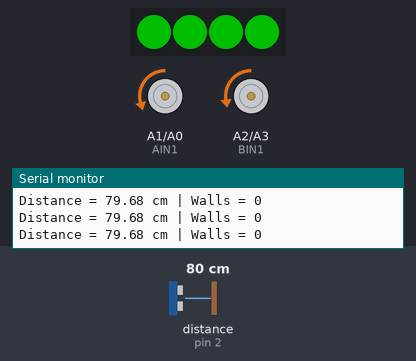
Recording of a sketch running on a simulated Arduino Uno, built with avr-gcc and run on an emulated ATmega328P. Parts: 4 RGB LEDs in strip order, left to right, motor-driver pin pairs drawn as motors (green arrow = first pin HIGH = forward, orange = second pin HIGH = backward, longer = more drive, scaled by the enable pin), the last lines printed to the serial monitor. Wiring (inferred from the names in the program): ultrasonic range finder: trigger pin 3; echo pin 2; PCF8574 port expander at I2C address 0x20. Inputs (shaded band) come from the test bench; at power-on: distance to the obstacle (sensor on pin 2) 80 cm. The echo pulse lasts 58.3 µs per cm; dim RGB values are drawn brighter than linear.

Above: at 2.2 s.
2.3 s: distance to the obstacle (sensor on pin 2) set to 12 cm
At 3.5 s:
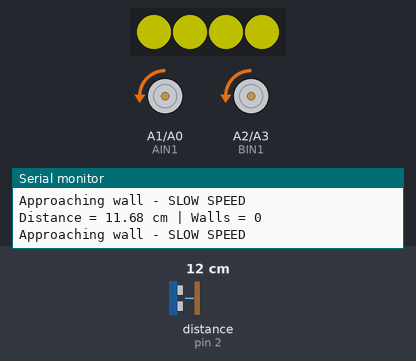
3.8 s: distance to the obstacle (sensor on pin 2) set to 9 cm
At 4.9 s:
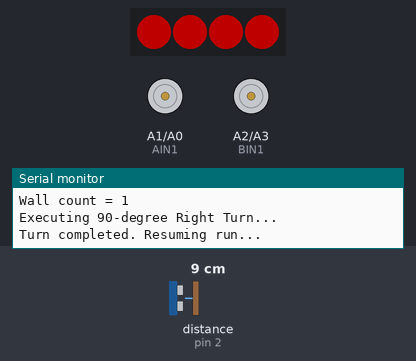
6.8 s: distance to the obstacle (sensor on pin 2) set to 60 cm
At 8.5 s:
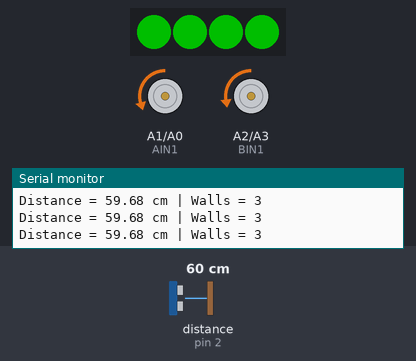
Timing chart, 0 to 10.0 s (numbered marks = the images above; inputs shaded):
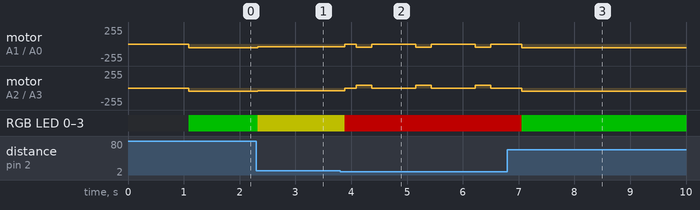

Measured:
- the behaviour switches between 11 and 10 cm on distance to the obstacle (sensor on pin 2) (found by bisection; images 1 and 2)
- after the input at 2.3 s, motor on A1 (AIN1) / A0 (AIN2): backward 59/255 → backward 40/255 at once; motor on A2 (BIN1) / A3 (BIN2): backward 52/255 → backward 40/255 at once; RGB LED 0–3: RGB(0, 80, 0) → RGB(80, 80, 0) at once
- after the input at 3.8 s, motor on A1 (AIN1) / A0 (AIN2): backward 40/255 → stopped after 0.09 s, then repeats every 1.1 s: backward 45/255 0.28 s, stopped 0.79 s; motor on A2 (BIN1) / A3 (BIN2): backward 40/255 → stopped after 0.09 s, then repeats every 1.1 s: forward 45/255 0.28 s, stopped 0.79 s
- after the input at 6.8 s, motor on A1 (AIN1) / A0 (AIN2): stopped → backward 59/255 after 0.25 s; motor on A2 (BIN1) / A3 (BIN2): stopped → backward 52/255 after 0.26 s; RGB LED 0–3: RGB(80, 0, 0) → RGB(0, 80, 0) after 0.26 s

The sketch:

GradedActivty1.ino
```cpp
#include <Wire.h>
#include <Adafruit_NeoPixel.h>

// ============================================================
//                 ALPHABOT2-AR WEEK 5 - BUMPER CARS
// ============================================================

// --- MOTOR PINS ---
const int PWMA = 6;
const int AIN2 = A0;
const int AIN1 = A1;

const int PWMB = 5;
const int BIN1 = A2;
const int BIN2 = A3;

// --- ULTRASONIC SENSOR ---
const int TRIG_PIN = 3;
const int ECHO_PIN = 2;

// --- RGB LED (WS2812B) ---
const int RGB_PIN = 7;
const int NUM_LEDS = 4;

Adafruit_NeoPixel leds(NUM_LEDS, RGB_PIN, NEO_GRB + NEO_KHZ800);

// --- BUZZER (I2C PCF8574) ---
const byte PCF8574_ADDRESS = 0x20;
const byte BUZZER_BIT = 5;

// --- SPEED SETTINGS ---
const int LEFT_SPEED  = 59;
const int RIGHT_SPEED = 52;
const int SLOW_SPEED  = 40;

// Lowered slightly to provide precise control during turns
const int TURN_SPEED  = 45;

// --- TURN SETTINGS ---
// Reduce this value by 10-20 ms if it still over-rotates (e.g., 290)
const int TURN_90_MS = 280;
const int MAX_TURNS  = 3;

// --- DISTANCE SETTINGS ---
const float WALL_DISTANCE     = 10.0;
const float APPROACH_DISTANCE = 30.0;
const float CLEAR_DISTANCE    = 15.0;

// --- GLOBAL VARIABLES ---
int wallCount = 0;

void setup() {
  Serial.begin(9600);

  // Motor Pins Setup
  pinMode(PWMA, OUTPUT);
  pinMode(AIN1, OUTPUT);
  pinMode(AIN2, OUTPUT);
  pinMode(PWMB, OUTPUT);
  pinMode(BIN1, OUTPUT);
  pinMode(BIN2, OUTPUT);

  // Ultrasonic Pins Setup
  pinMode(TRIG_PIN, OUTPUT);
  pinMode(ECHO_PIN, INPUT);
  digitalWrite(TRIG_PIN, LOW);

  // LED Setup
  leds.begin();
  leds.setBrightness(80);
  setLEDColor(0, 0, 0);

  // I2C & Buzzer Setup
  Wire.begin();
  buzzerOff();

  stopMotors();
  delay(1000);

  Serial.println("==============================");
  Serial.println(" ALPHABOT2-AR WEEK 5: BUMPER CARS");
  Serial.println(" Robot Ready!");
  Serial.println("==============================");
}

void loop() {
  float distance = readDistance();

  Serial.print("Distance = ");
  Serial.print(distance);
  Serial.print(" cm | Walls = ");
  Serial.println(wallCount);

  // ==========================================================
  // CASE 1: DISTANCE > 30 CM (GREEN LED - DRIVE FORWARD)
  // ==========================================================
  if (distance > APPROACH_DISTANCE) {
    setLEDColor(0, 255, 0); // Green
    driveForward(LEFT_SPEED, RIGHT_SPEED);
  }

  // ==========================================================
  // CASE 2: 10 CM < DISTANCE <= 30 CM (YELLOW LED - WALL APPROACHING)
  // ==========================================================
  else if (distance > WALL_DISTANCE) {
    setLEDColor(255, 255, 0); // Yellow

    if (distance <= CLEAR_DISTANCE) {
      driveForward(SLOW_SPEED, SLOW_SPEED);
      Serial.println("Approaching wall - SLOW SPEED");
    } else {
      driveForward(LEFT_SPEED, RIGHT_SPEED);
    }
  }

  // ==========================================================
  // CASE 3: DISTANCE <= 10 CM (RED LED - WALL REACHED)
  // ==========================================================
  else {
    Serial.println("\n***********************\n  WALL DETECTED\n***********************");

    setLEDColor(255, 0, 0); // Red

    // 1. ACTIVE BRAKE: Fully halt robot momentum before turning
    stopMotors();
    delay(200);

    wallCount++;
    Serial.print("Wall count = ");
    Serial.println(wallCount);

    // --- WALLS 1, 2, AND 3: TURN 90 DEGREES RIGHT ---
    if (wallCount <= MAX_TURNS) {
      Serial.println("Executing 90-degree Right Turn...");

      turnRight(TURN_SPEED);
      delay(TURN_90_MS);

      stopMotors();

      // 2. TURN COOLDOWN: Prevent sensor from double-detecting the same wall
      delay(500);

      Serial.println("Turn completed. Resuming run...\n");
    }
    // --- WALL 4: STOP & BEEP 3 SECONDS (END OF RUN) ---
    else {
      Serial.println("\n==============================\n 4TH WALL - RUN COMPLETE\n==============================");

      stopMotors();
      setLEDColor(255, 0, 0);

      // Sound Buzzer for 3 seconds
      Serial.println("BUZZER ON");
      buzzerOn();
      delay(3000);
      buzzerOff();
      Serial.println("BUZZER OFF");

      // Permanently end execution
      while (true) {
        stopMotors();
        delay(500);
      }
    }
  }

  delay(50);
}

// ============================================================
//                  HARDWARE HELPER FUNCTIONS
// ============================================================

float readDistance() {
  digitalWrite(TRIG_PIN, LOW);
  delayMicroseconds(2);
  digitalWrite(TRIG_PIN, HIGH);
  delayMicroseconds(10);
  digitalWrite(TRIG_PIN, LOW);

  long duration = pulseIn(ECHO_PIN, HIGH, 30000);
  if (duration == 0) return 400.0;

  return (duration * 0.0343) / 2.0;
}

void driveForward(int leftSpeed, int rightSpeed) {
  digitalWrite(AIN1, LOW);
  digitalWrite(AIN2, HIGH);
  digitalWrite(BIN1, LOW);
  digitalWrite(BIN2, HIGH);

  analogWrite(PWMA, leftSpeed);
  analogWrite(PWMB, rightSpeed);
}

void turnRight(int speed) {
  digitalWrite(AIN1, LOW);
  digitalWrite(AIN2, HIGH);
  digitalWrite(BIN1, HIGH);
  digitalWrite(BIN2, LOW);

  analogWrite(PWMA, speed);
  analogWrite(PWMB, speed);
}

void stopMotors() {
  analogWrite(PWMA, 0);
  analogWrite(PWMB, 0);
  digitalWrite(AIN1, LOW);
  digitalWrite(AIN2, LOW);
  digitalWrite(BIN1, LOW);
  digitalWrite(BIN2, LOW);
}

void setLEDColor(int red, int green, int blue) {
  for (int i = 0; i < NUM_LEDS; i++) {
    leds.setPixelColor(i, leds.Color(red, green, blue));
  }
  leds.show();
}

void pcfWrite(byte value) {
  Wire.beginTransmission(PCF8574_ADDRESS);
  Wire.write(value);
  Wire.endTransmission();
}

void buzzerOn() {
  byte value = 0xFF;
  value &= ~(1 << BUZZER_BIT);
  pcfWrite(value);
}

void buzzerOff() {
  byte value = 0xFF;
  value |= (1 << BUZZER_BIT);
  pcfWrite(value);
}
```
